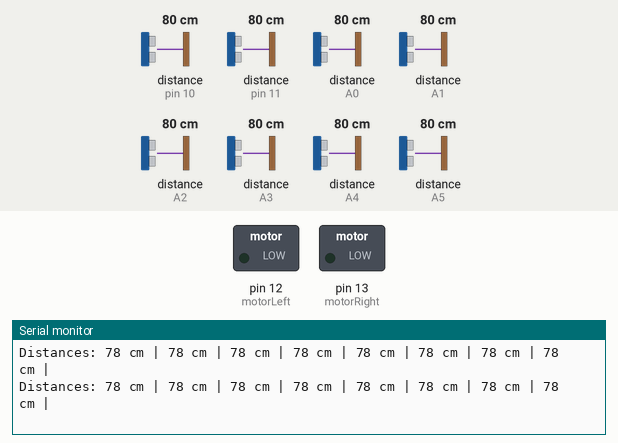
Bench run of a sketch on a simulated Arduino Uno, built with avr-gcc and run on an emulated ATmega328P. Parts: switched loads named in the sketch (green lamp = pin HIGH), the last lines printed to the serial monitor. Wiring (inferred from the names in the program): 8 × ultrasonic range finder: trigger pin 2, echo A0 / trigger pin 3, echo A1 / trigger pin 4, echo A2 / trigger pin 5, echo A3 / trigger pin 6, echo A4 / trigger pin 7, echo A5 / trigger pin 8, echo pin 10 / trigger pin 9, echo pin 11. The test bench sets the inputs (shaded band); at power-on: distance to the obstacle (sensors on pin 10, pin 11, A0, A1, A2, A3, A4, A5) 80 cm. The echo pulse lasts 58.3 µs per cm; pins used as bus, display or sensor lines are not drawn.

Above: at 1.2 s.
1.3 s: distance to the obstacle (sensor on pin 10) set to 2 cm
At 1.55 s:
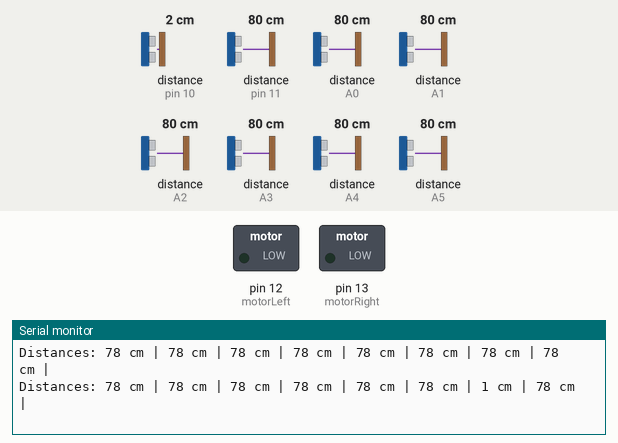
4.3 s: distance to the obstacle (sensor on pin 11) set to 2 cm
At 4.37 s:
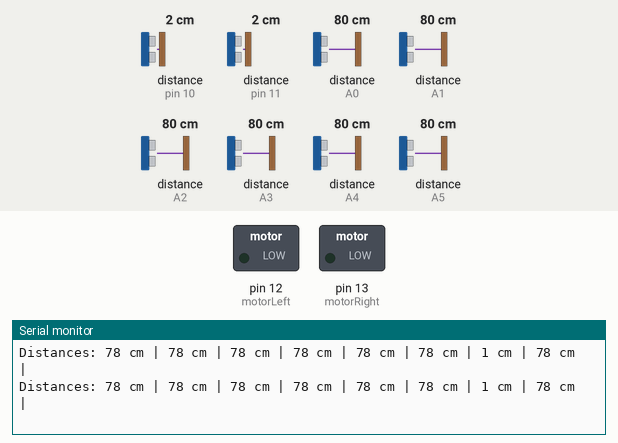
7.3 s: distance to the obstacle (sensor on A0) set to 2 cm
At 7.36 s:
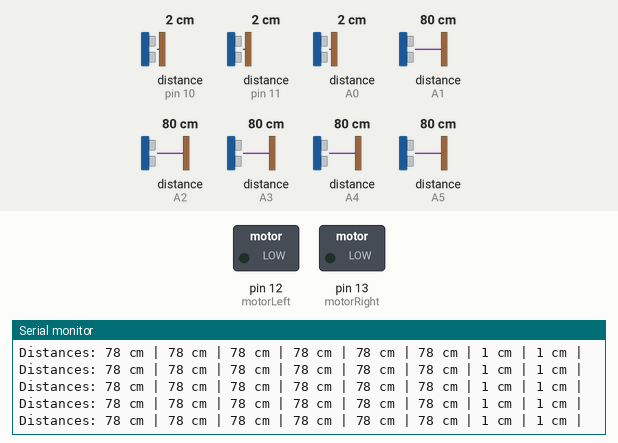
10.3 s: distance to the obstacle (sensor on A1) set to 2 cm
At 10.38 s:
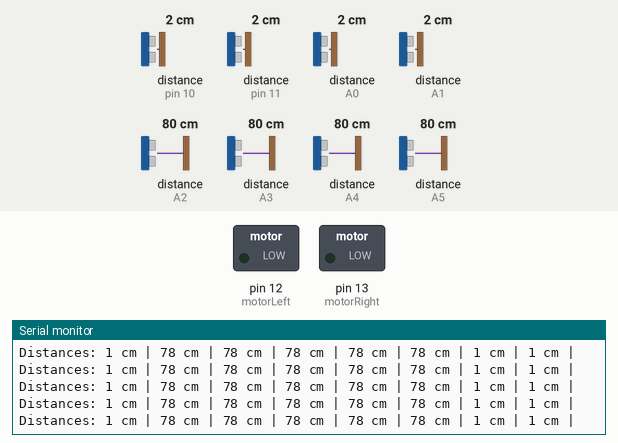
13.3 s: distance to the obstacle (sensor on A2) set to 60 cm
At 13.4 s:
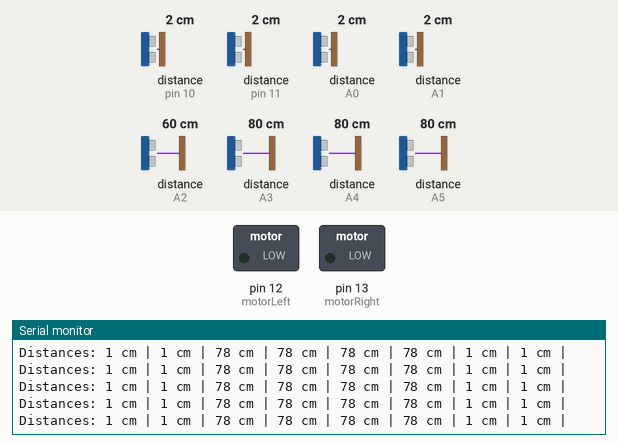
16.3 s: distance to the obstacle (sensor on A3) set to 2 cm
At 16.4 s:
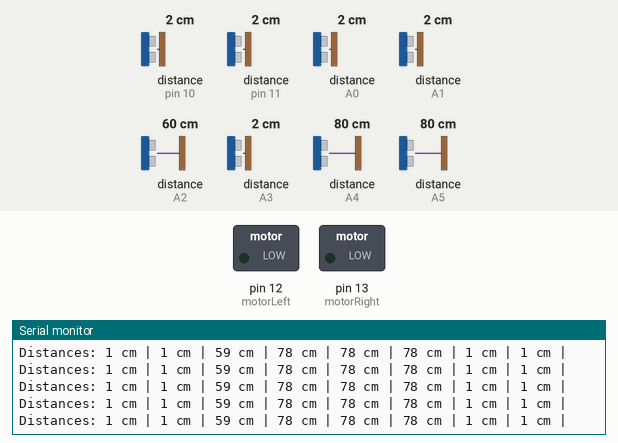

Measured:
- after the input at 1.3 s, the serial monitor: prints a new line after 0.12 s (image 1)

The sketch:

sketch_dec30a.ino
```cpp
// Arduino code for a car with 8 ultrasonic sensors for front 180-degree view


#define motorLeft 12
#define motorRight 13


int trigPins[] = {2, 3, 4, 5, 6, 7, 8, 9};
int echoPins[] =  {A0, A1, A2, A3, A4, A5, 10, 11};

long measureDistance(int trigPin, int echoPin) {
  digitalWrite(trigPin, LOW);
  delayMicroseconds(2);
  digitalWrite(trigPin, HIGH);
  delayMicroseconds(10);
  digitalWrite(trigPin, LOW);
  return pulseIn(echoPin, HIGH) * 0.034 / 2;
}

void setup() {
  Serial.begin(9600);

  // Initialize ultrasonic sensor pins
  for (int i = 0; i < 8; i++) {
    pinMode(trigPins[i], OUTPUT);
    pinMode(echoPins[i], INPUT);
  }

  // Initialize motor control pins
  pinMode(motorLeft, OUTPUT);
  pinMode(motorRight, OUTPUT);
}

void loop() {
  // Measure distances from each sensor
  long distances[8];
  for (int i = 0; i < 8; i++) {
    distances[i] = measureDistance(trigPins[i], echoPins[i]);
  }

  // Print distance readings
  Serial.print("Distances: ");
  for (int i = 0; i < 8; i++) {
    Serial.print(distances[i]);
    Serial.print(" cm | ");
  }
  Serial.println();

  // Obstacle avoidance logic
  bool obstacleRight = false;
  bool obstacleLeft = false;

  for (int i = 0; i < 4; i++) {
    if (distances[i] < 20) {
      obstacleRight = true;
      break;
    }
  }

  for (int i = 4; i < 8; i++) {
    if (distances[i] < 20) {
      obstacleLeft = true;
      break;
    }
  }
//
//  // Motor control based on obstacle detection
//  if (obstacleRight) {
//    // Obstacle detected on the right, turn left
//    digitalWrite(motorLeft, LOW);
//    digitalWrite(motorRight, HIGH);
//  } else if (obstacleLeft) {
//    // Obstacle detected on the left, turn right
//    digitalWrite(motorLeft, HIGH);
//    digitalWrite(motorRight, LOW);
//  } else {
//    // No obstacle detected, move forward
//    digitalWrite(motorLeft, HIGH);
//    digitalWrite(motorRight, HIGH);
//  }


  delay(100); // Adjust the delay based on your application requirements
}
```
